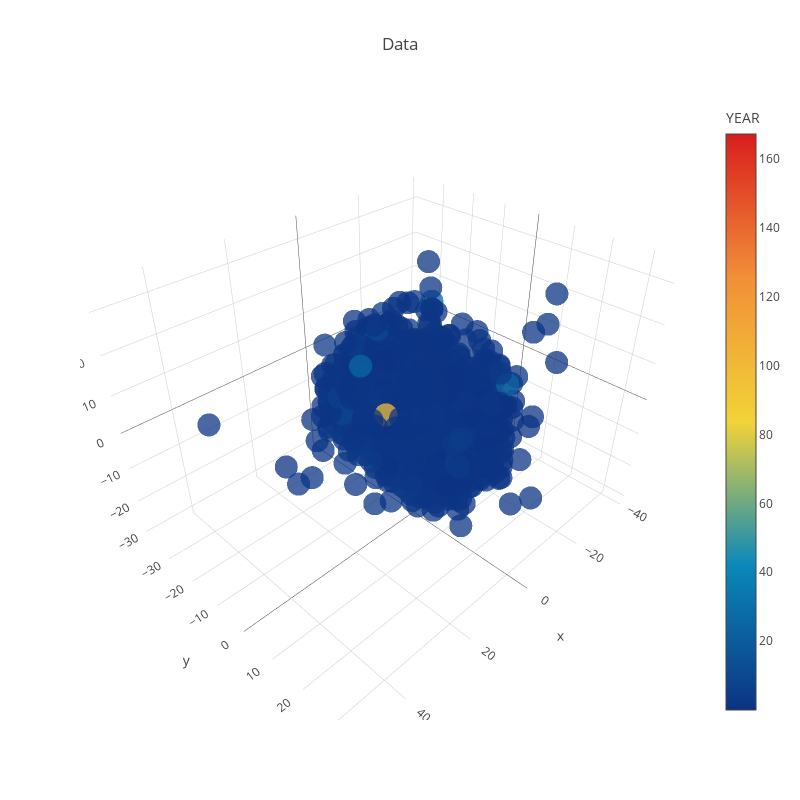

The code cell stored with this chart in its notebook:
### Code cell
trace1 = go.Scatter3d(
    x=tsne_results[:,0],
    y=tsne_results[:,1],
    z=tsne_results[:,2],
    mode='markers',
    marker=dict(
        sizemode='diameter',
        color = df['P.B'].values,
        colorscale = 'Portland',
        colorbar = dict(title = 'YEAR'),
        line=dict(color='rgb(255, 255, 255)'),
        opacity=0.75
    )
)

data=[trace1]
layout=dict(height=800, width=800, title='Data')
fig=dict(data=data, layout=layout)
py.iplot(fig, filename='3DBubble')

### Figure 1 — Plotly figure (JSON) as saved in the notebook; plotly's stock layout.template omitted (floating-point values rounded to 4 significant figures; data arrays with more than 128 entries replaced by an {"elided": "..."} marker saying what was removed)
{"data": [{"marker": {"color": {"elided": "697 float values"}, "colorbar": {"title": "YEAR"}, "colorscale": "Portland", "line": {"color": "rgb(255, 255, 255)"}, "opacity": 0.75, "sizemode": "diameter"}, "mode": "markers", "type": "scatter3d", "x": {"elided": "697 float values"}, "y": {"elided": "697 float values"}, "z": {"elided": "697 float values"}}], "layout": {"height": 800, "title": "Data", "width": 800}}
